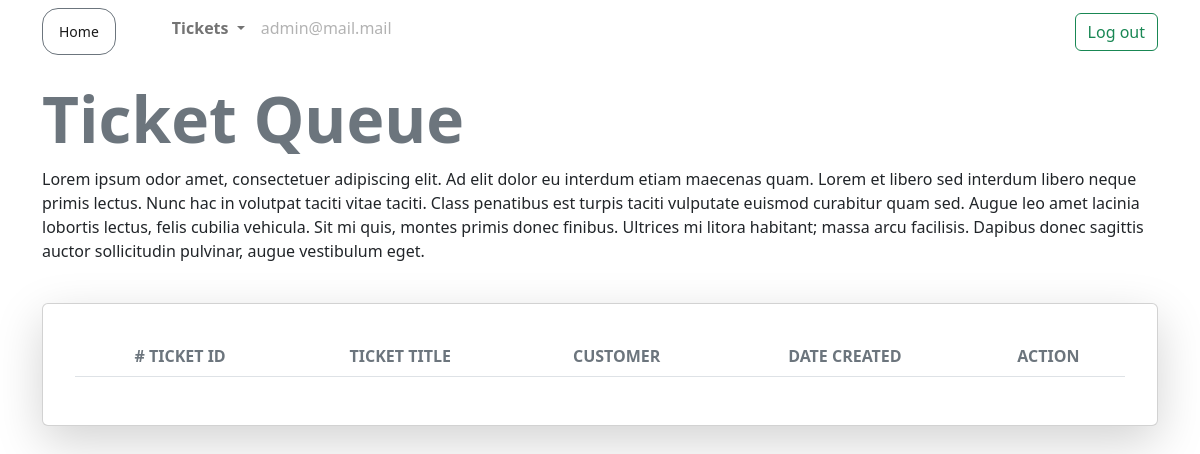
Page /ticket/ticket-queue/ (signed in) on the earlier database version.
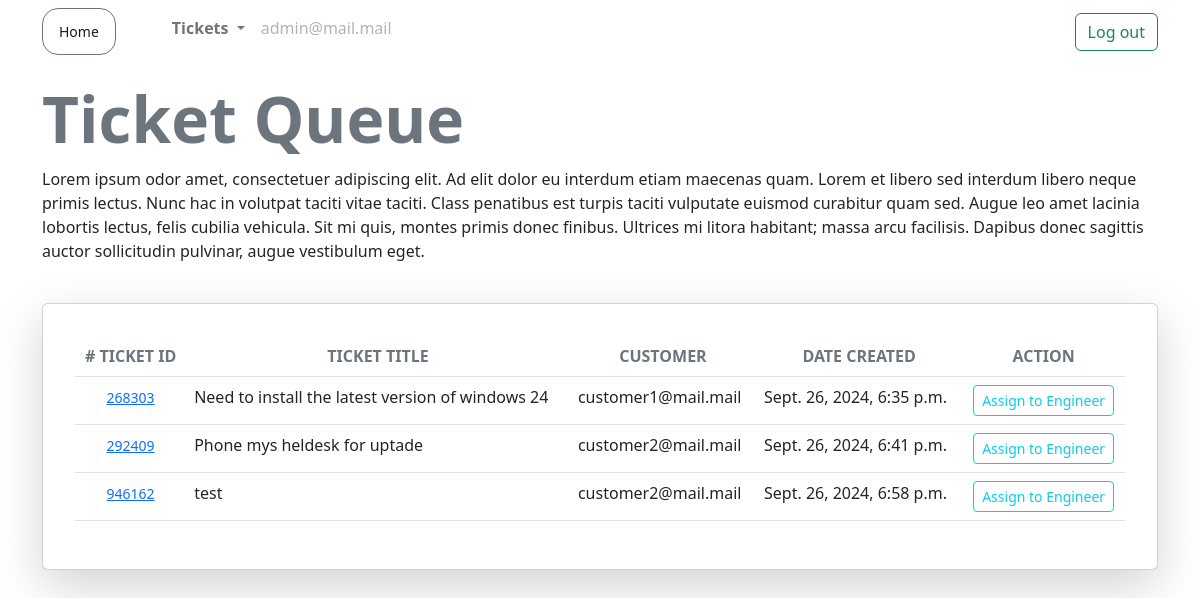
Same page on the later database version.
### accounts/models.py (models this page shows)
class User(AbstractUser):
    is_customer = models.BooleanField(default=False)
    is_engineer = models.BooleanField(default=False)
    email = models.EmailField(unique=True)
    def __str__(self):
        return self.username

### ticket/models.py (models this page shows)
class Ticket(models.Model):
    customer = models.ForeignKey(User, on_delete=models.CASCADE)
    engineer = models.ForeignKey(User, on_delete=models.DO_NOTHING, null=True, blank=True, related_name='engineer')
    ticket_id = models.CharField(max_length=15, unique=True)
    ticket_title = models.CharField(max_length=50)
    ticket_description = models.TextField()
    status = models.CharField(max_length=20, choices=(('Active', 'Active'),('Pending', 'Pending'), ('Resolved','Resolved')))
    created_on = models.DateTimeField(auto_now_add=True)
    last_modified = models.DateTimeField(auto_now=True)
    is_resolved = models.BooleanField(default=False)
    severity = models.CharField(max_length=5, choices=(('A', 'A'), ('B', 'B')), default='B')
    is_assigned_to_engineer = models.BooleanField(default=False)
    resolution = models.TextField(null=True, blank=True)

### ticket/views.py (the view)
# urls.py: path('ticket-queue/', views.ticket_queue, name='ticket-queue'),
def ticket_queue(request):
    tickets = Ticket.objects.filter(is_assigned_to_engineer = False)
    context = {'tickets': tickets}
    return render(request, 'ticket/ticket_queue.html', context)

### templates/ticket/ticket_queue.html
{% extends 'base.html'%} {% block content%}
<h1 class="display-3 fw-bold lh-1 mb-3 text-secondary">Ticket Queue</h1>
<p>
    Lorem ipsum odor amet, consectetuer adipiscing elit. Ad elit dolor eu
    interdum etiam maecenas quam. Lorem et libero sed interdum libero neque
    primis lectus. Nunc hac in volutpat taciti vitae taciti. Class penatibus est
    turpis taciti vulputate euismod curabitur quam sed. Augue leo amet lacinia
    lobortis lectus, felis cubilia vehicula. Sit mi quis, montes primis donec
    finibus. Ultrices mi litora habitant; massa arcu facilisis. Dapibus donec
    sagittis auctor sollicitudin pulvinar, augue vestibulum eget.
    <br /><br />
</p>
{% if request.user.is_superuser %}
<div>
    <div class="card shadow-lg p-3 mb-5">
        <div class="card-body">
            <table class="table">
                <thead>
                    <tr class="text-center text-secondary">
                        <th scope="col"># TICKET ID</th>
                        <th scope="col">TICKET TITLE</th>
                        <th scope="col">CUSTOMER</th>
                        <th scope="col">DATE CREATED</th>
                        <th scope="col">ACTION</th>
                    </tr>
                </thead>
                {% for ticket in tickets %}
                <tbody>
                    <tr>
                        <td class="text-center">
                            <small>
                                <a
                                    href="{% url 'ticket-details' ticket.ticket_id %}"
                                >
                                    {{ticket.ticket_id}}
                                </a>
                            </small>
                        </td>
                        <td>{{ticket.ticket_title}}</td>
                        <td>{{ticket.customer}}</td>
                        <td>{{ticket.created_on}}</td>
                        <td class="text-center">
                            <a
                                href="{% url 'assign-ticket' ticket.ticket_id %}"
                            >
                                <button class="btn btn-sm btn-outline-info">
                                    Assign to Engineer
                                </button>
                            </a>
                        </td>
                    </tr>
                    {% endfor %}
                </tbody>
            </table>
        </div>
    </div>
</div>
{% else %}
<p>Page dedicated for admin only ...</p>
{% endif %} {%endblock content%}

### templates/base.html (shortened to what this page needs)
<!DOCTYPE html>
<html lang="en">
    <head>
        <link
            href="https://cdn.jsdelivr.net/npm/bootstrap@5.2.3/dist/css/bootstrap.min.css"
            rel="stylesheet"
        />
    </head>
    <body>
        <nav class="navbar navbar-expand-lg bg-body-tertiary">
            <div class="container mb-2">
                <div class="collapse navbar-collapse" id="navbarScroll">
                    <ul
                        class="navbar-nav me-auto my-2 my-lg-0 navbar-nav-scroll"
                        style="--bs-scroll-height: 100px"
                    >
                        <li class="nav-item">
                            <button
                                class="btn btn-sm btn-outline-secondary rounded-4"
                            >
                                <a
                                    class="nav-link active"
                                    aria-current="page"
                                    href="{% url 'dashboard' %}"
                                    >Home</a
                                >
                            </button>
                        </li>
                        {%if request.user.is_authenticated %}
                        <li class="nav-item dropdown ps-5">
                            <a
                                class="nav-link dropdown-toggle"
                                href="#"
                                role="button"
                                data-bs-toggle="dropdown"
                                aria-expanded="false"
                            >
                                <b>Tickets</b>
                            </a>
                        </li>
                        {% endif%}
                        <li class="nav-item">
                            <a class="nav-link disabled" aria-disabled="true"
                                >{{request.user.email}}</a
                            >
                        </li>
                    </ul>
                    <form class="d-flex" role="search">
                        <a
                            href="{% url 'logout' %}"
                            class="btn btn-outline-success"
                            role="button"
                            >Log out</a
                        >
                    </form>
                </div>
            </div>
        </nav>
        <div class="container mt-3">
            <div>{% block content %} {% endblock content%}</div>
        </div>
    </body>
</html>

Differences in the rows shown:
added Ticket: ticket_id "268303", ticket_title "Need to install the latest version of windows 24", customer "customer1@mail.mail", created_on "Sept. 26, 2024, 6:35 p.m."
added Ticket: ticket_id "292409", ticket_title "Phone mys heldesk for uptade", customer "customer2@mail.mail", created_on "Sept. 26, 2024, 6:41 p.m."
added Ticket: ticket_id "946162", ticket_title "test", customer "customer2@mail.mail", created_on "Sept. 26, 2024, 6:58 p.m."
